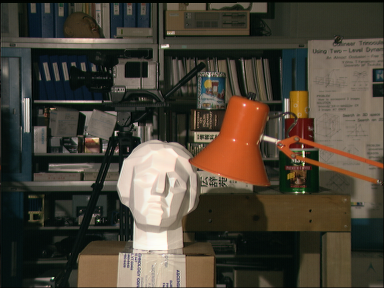
//> input picture img_L.png, 384 x 288 px
$ ./main   (built with g++ and OpenCV 4)
//> lines starting //> are read from the running program, lines starting //| are printed output that depends on the picture
/*
MIT License

Copyright (c) 2019 Adam Chudaś

Permission is hereby granted, free of charge, to any person obtaining a copy of this software and associated documentation files (the "Software"), to deal in the Software without restriction, including without limitation the rights to use, copy, modify, merge, publish, distribute, sublicense, and/or sell copies of the Software, and to permit persons to whom the Software is furnished to do so, subject to the following conditions:

The above copyright notice and this permission notice shall be included in all copies or substantial portions of the Software.

THE SOFTWARE IS PROVIDED "AS IS", WITHOUT WARRANTY OF ANY KIND, EXPRESS OR IMPLIED, INCLUDING BUT NOT LIMITED TO THE WARRANTIES OF MERCHANTABILITY, FITNESS FOR A PARTICULAR PURPOSE AND NONINFRINGEMENT. IN NO EVENT SHALL THE AUTHORS OR COPYRIGHT HOLDERS BE LIABLE FOR ANY CLAIM, DAMAGES OR OTHER LIABILITY, WHETHER IN AN ACTION OF CONTRACT, TORT OR OTHERWISE, ARISING FROM, OUT OF OR IN CONNECTION WITH THE SOFTWARE OR THE USE OR OTHER DEALINGS IN THE SOFTWARE.
*/

// Based on http://nghiaho.com/?page_id=1366

#include <iostream>
#include <opencv2/highgui/highgui.hpp>

const int ITER_NUM = 42;
const int LABELS_NUM = 16;
const int WINDOW_RADIUS = 2;

const int INF = 1e9;
const int BORDER = LABELS_NUM;
const int WINDOW_SIZE = (2 * WINDOW_RADIUS + 1) * (2 * WINDOW_RADIUS + 1);

int directions[][2] = {{-1, 0},	// left
				  	   {1, 0},	// right
				  	   {0, -1},	// up
				       {0, 1}};	// down

cv::Mat img_L, img_R;
int width, height, size;

struct Node {
	int potential[LABELS_NUM];
	int msg[4][LABELS_NUM];
	int MAP_assignment;
};

std::vector<Node> Graph;

void read_imgs() {
	img_L = cv::imread("img_L.png", 0);
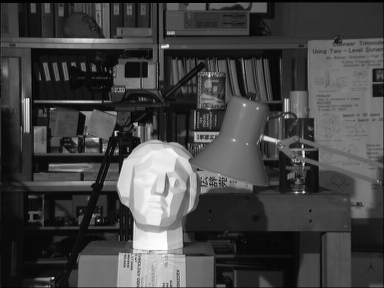
//> img_L: 288 rows x 384 cols, CV_8UC1; min 0, max 253, mean 67.8
	img_R = cv::imread("img_R.png", 0);
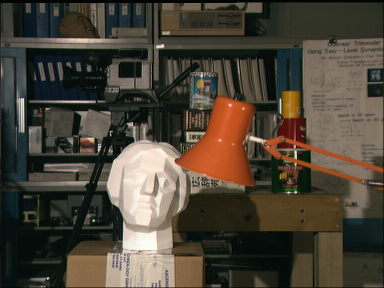
//> input picture img_R.png, 384 x 288 px
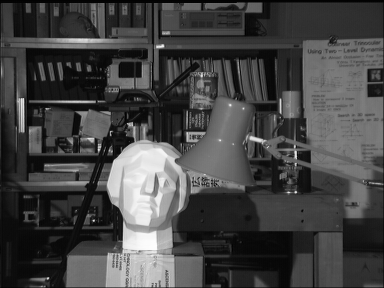
//> img_R: 288 rows x 384 cols, CV_8UC1; min 0, max 253, mean 68.2

	width = img_L.cols;
//> width = 384
	height = img_L.rows;
//> height = 288
	size = width * height;
//> size = 110592
}

// [32 lines left out: functions unary_cost, init_msgs, not called in this run]

int pairwise_cost(int i, int j) {
	return 16 * std::min(abs(i - j), 4);
}

// [9 lines left out: function belief, not called in this run]

bool valid_coordinates(int x, int y) {
	return (x >= 0) && (x < width) && (y >= 0) && (y < height);
}

// [78 lines left out: functions update_msg, update_msgs, calc_MAP, write_results, main, not called in this run]

// added to run one function of the file
int main() { read_imgs(); }
